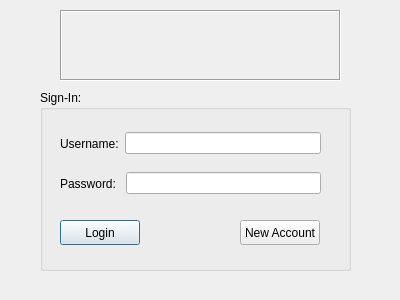
<?xml version="1.0" encoding="UTF-8"?>
<ui version="4.0">
 <class>login</class>
 <widget class="QDialog" name="login">
  <property name="geometry">
   <rect>
    <x>0</x>
    <y>0</y>
    <width>400</width>
    <height>300</height>
   </rect>
  </property>
  <property name="windowTitle">
   <string>Dialog</string>
  </property>
  <widget class="QGroupBox" name="groupBox">
   <property name="geometry">
    <rect>
     <x>40</x>
     <y>90</y>
     <width>311</width>
     <height>181</height>
    </rect>
   </property>
   <property name="title">
    <string>Sign-In:</string>
   </property>
   <widget class="QPushButton" name="pushButton_Login">
    <property name="geometry">
     <rect>
      <x>20</x>
      <y>130</y>
      <width>80</width>
      <height>25</height>
     </rect>
    </property>
    <property name="text">
     <string>Login</string>
    </property>
   </widget>
   <widget class="QWidget" name="layoutWidget">
    <property name="geometry">
     <rect>
      <x>20</x>
      <y>40</y>
      <width>261</width>
      <height>27</height>
     </rect>
    </property>
    <layout class="QHBoxLayout" name="horizontalLayout">
     <item>
      <widget class="QLabel" name="label">
       <property name="text">
        <string>Username:</string>
       </property>
      </widget>
     </item>
     <item>
      <widget class="QLineEdit" name="lineEdit_Username">
       <property name="text">
        <string/>
       </property>
      </widget>
     </item>
    </layout>
   </widget>
   <widget class="QWidget" name="layoutWidget_2">
    <property name="geometry">
     <rect>
      <x>20</x>
      <y>80</y>
      <width>261</width>
      <height>27</height>
     </rect>
    </property>
    <layout class="QHBoxLayout" name="horizontalLayout_2">
     <item>
      <widget class="QLabel" name="label_2">
       <property name="text">
        <string>Password: </string>
       </property>
      </widget>
     </item>
     <item>
      <widget class="QLineEdit" name="lineEdit_Password"/>
     </item>
    </layout>
   </widget>
   <widget class="QPushButton" name="pushButton_NewAccount">
    <property name="geometry">
     <rect>
      <x>200</x>
      <y>130</y>
      <width>80</width>
      <height>25</height>
     </rect>
    </property>
    <property name="text">
     <string>New Account</string>
    </property>
   </widget>
  </widget>
  <widget class="QLabel" name="label_3">
   <property name="geometry">
    <rect>
     <x>60</x>
     <y>10</y>
     <width>281</width>
     <height>71</height>
    </rect>
   </property>
   <property name="frameShape">
    <enum>QFrame::Box</enum>
   </property>
   <property name="frameShadow">
    <enum>QFrame::Sunken</enum>
   </property>
   <property name="text">
    <string/>
   </property>
   <property name="pixmap">
    <pixmap resource="Resources.qrc">:/Images/img/Memory_Leak_Logo.png</pixmap>
   </property>
   <property name="scaledContents">
    <bool>true</bool>
   </property>
  </widget>
 </widget>
 <resources>
  <include location="Resources.qrc"/>
 </resources>
 <connections/>
</ui>
